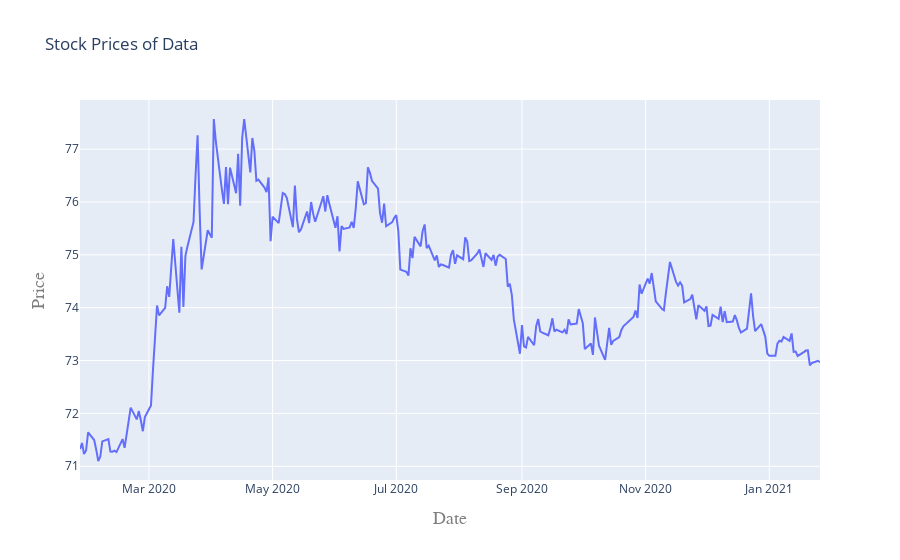
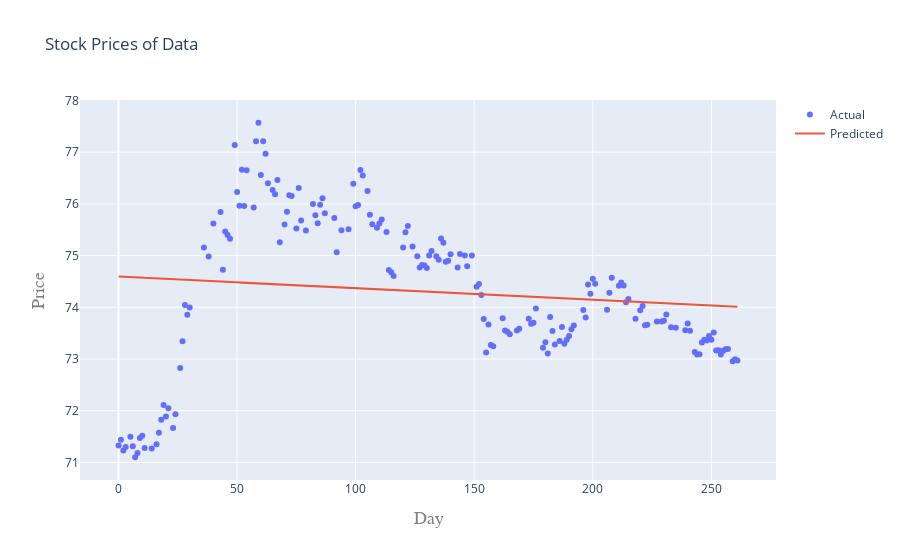

These figures' notebook cell, in order:
### Code cell
#import libraries
from sklearn.linear_model import LinearRegression
from sklearn.model_selection import train_test_split
from plotly.offline import download_plotlyjs, init_notebook_mode, plot, iplot
from plotly.offline import plot
import plotly.graph_objs as go
import chart_studio.plotly as py
import pandas as pd
import numpy as np
import matplotlib.pyplot as plt
# %matplotlib inline enables the drawing of matplotlib figures in the IPython environment


# for offline plotting
init_notebook_mode(connected=True)

# Reading input data set
dataset = pd.read_csv('G:\Dattathreya\PROJECT\DATA SETS\INR=X.csv')
dataset.head()
# returns top 5 rows from the data set

dataset.info()
# to find no.of colums in the dataset and also returns null values

# changing date to date time function using pandas and datetime()
dataset['Date'] = pd.to_datetime(dataset['Date'])

# To print the time period of data and number of days.
# using formatted string litreal (f' ')
print(
    f'Dataframe contains stock prices between {dataset.Date.min()} {dataset.Date.max()}')
print(
    f'Total no.of days of data collected = {(dataset.Date.max() - dataset.Date.min()).days} days')

# describe function gives the minimum, maximum, mean, standard deviation, and quatiles of the data
dataset.describe()

# Arranging the layout for our plot(graph)
layout = go.Layout(
    title='Stock Prices of Data',
    xaxis=dict(
        title='Date',
        titlefont=dict(
            family='Courier New, monospace',
            size=18,
            color='#7f7f7f'
        )
    ),
    yaxis=dict(
        title='Price',
        titlefont=dict(
            family='Courier New, monospace',
            size=18,
            color='#7f7f7f'
        )
    )
)

dataset_data = [{'x': dataset['Date'], 'y':dataset['Close']}]
plot = go.Figure(data=dataset_data, layout=layout)
# ploting the graph using iplot() function
# plot(iplot)
# plotting offline
iplot(plot)


# Building the regression model

# Split the data into train and test sets
X = np.array(dataset.index).reshape(-1, 1)
Y = dataset['Close']
X_train, X_test, Y_train, Y_test = train_test_split(
    X, Y, test_size=0.3, random_state=101)


# Creating a linear model
lrm = LinearRegression()
lrm.fit(X_train, Y_train)


# Plot actual and predicted values for train dataset
trainact = go.Scatter(
    x=X_train.T[0],
    y=Y_train,
    mode='markers',
    name='Actual'
)
trainpred = go.Scatter(
    x=X_train.T[0],
    y=lrm.predict(X_train).T,
    mode='lines',
    name='Predicted'
)
dataset_data = [trainact, trainpred]
layout.xaxis.title.text = 'Day'
plot2 = go.Figure(data=dataset_data, layout=layout)


iplot(plot2)

### Figure 1 — Plotly figure (JSON) as saved in the notebook; plotly's stock layout.template omitted (floating-point values rounded to 4 significant figures; data arrays with more than 128 entries replaced by an {"elided": "..."} marker saying what was removed)
{"data": [{"type": "scatter", "x": {"elided": "262 str values"}, "y": {"elided": "262 float values"}}], "layout": {"title": {"text": "Stock Prices of Data"}, "xaxis": {"title": {"font": {"color": "#7f7f7f", "family": "Courier New, monospace", "size": 18}, "text": "Date"}}, "yaxis": {"title": {"font": {"color": "#7f7f7f", "family": "Courier New, monospace", "size": 18}, "text": "Price"}}}}

### Figure 2 — Plotly figure (JSON) as saved in the notebook; plotly's stock layout.template omitted (floating-point values rounded to 4 significant figures; data arrays with more than 128 entries replaced by an {"elided": "..."} marker saying what was removed)
{"data": [{"mode": "markers", "name": "Actual", "type": "scatter", "x": {"elided": "183 int values"}, "y": {"elided": "183 float values"}}, {"mode": "lines", "name": "Predicted", "type": "scatter", "x": {"elided": "183 int values"}, "y": {"elided": "183 float values"}}], "layout": {"title": {"text": "Stock Prices of Data"}, "xaxis": {"title": {"font": {"color": "#7f7f7f", "family": "Courier New, monospace", "size": 18}, "text": "Day"}}, "yaxis": {"title": {"font": {"color": "#7f7f7f", "family": "Courier New, monospace", "size": 18}, "text": "Price"}}}}
